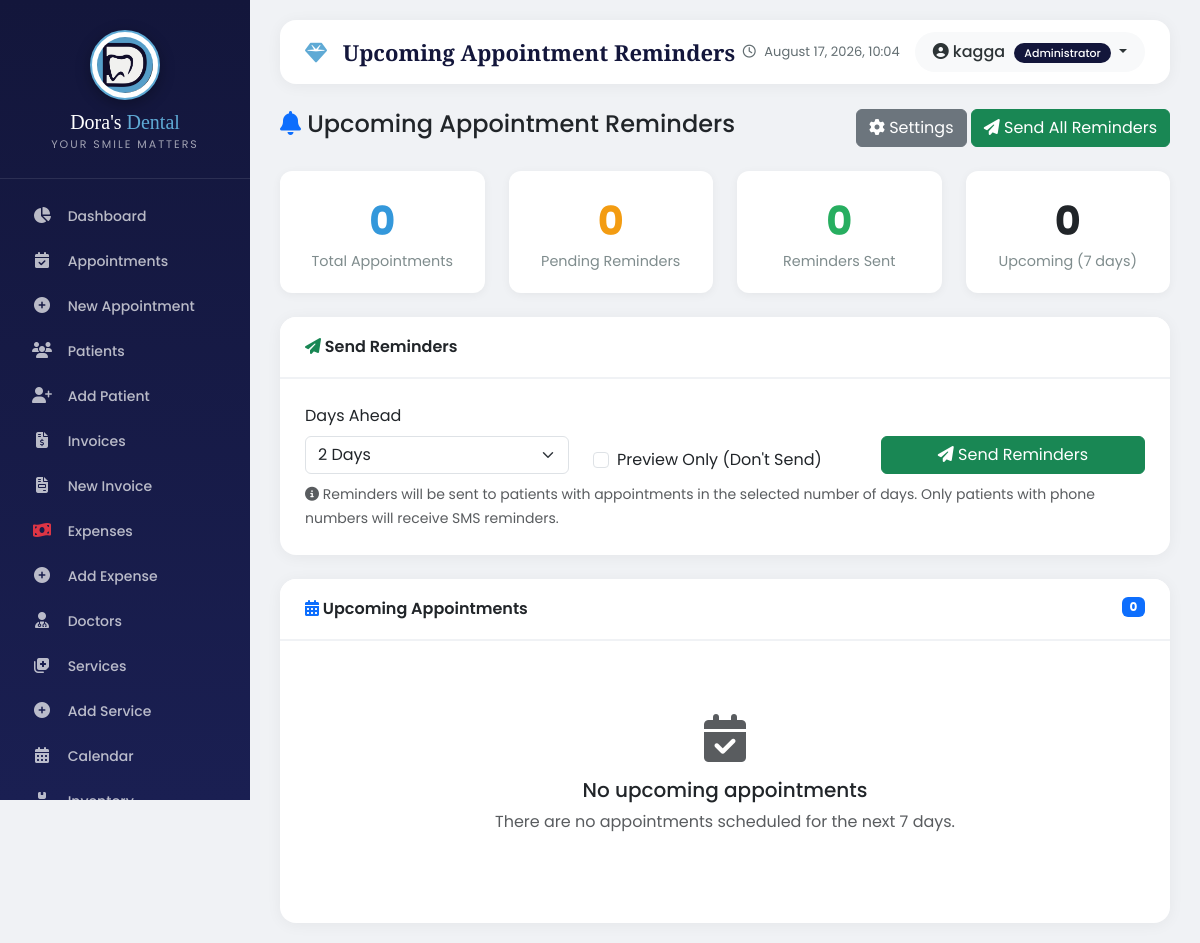
The page /notifications/upcoming-reminders/ (signed in) on the database as committed earlier.
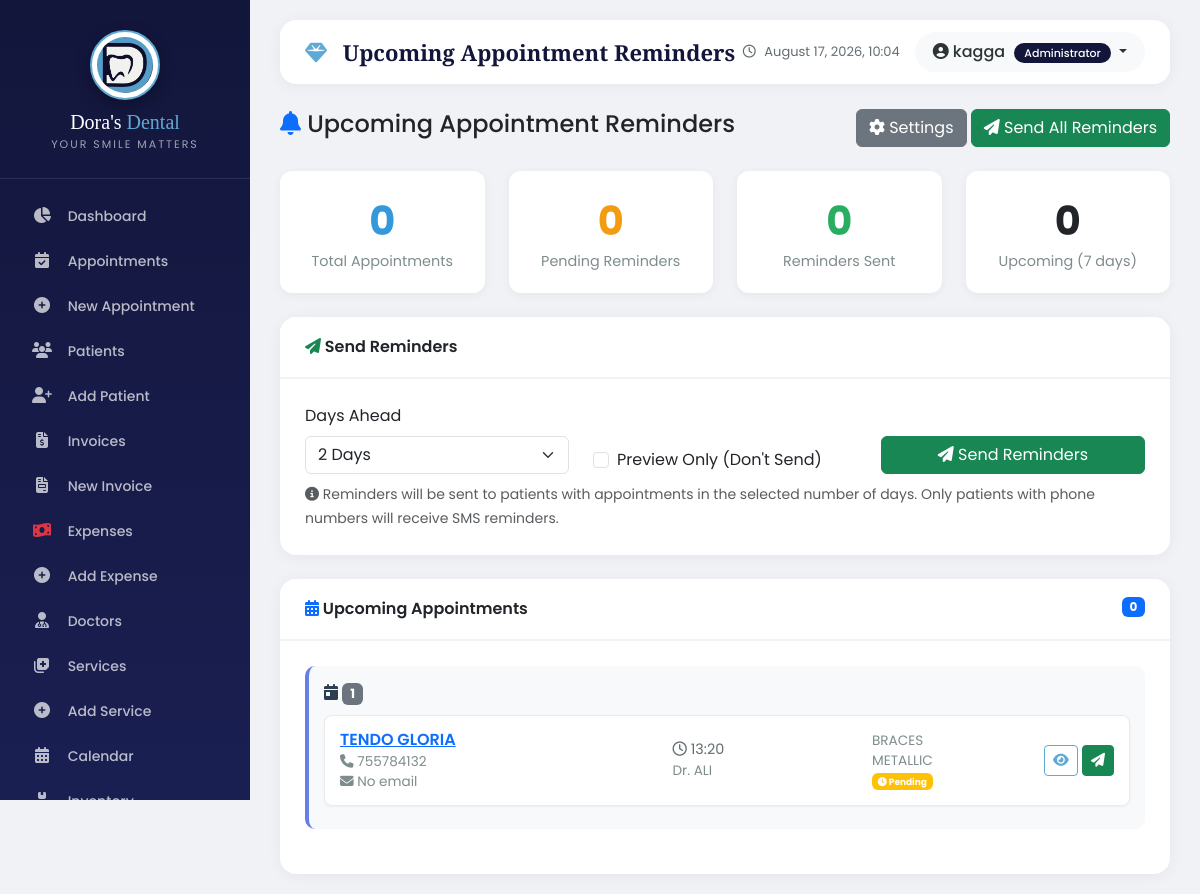
The same page on the database as committed later.
### appointments/models.py (models this page shows, shortened)
class Appointment(models.Model):
    STATUS_CHOICES = [
        ('scheduled', 'Scheduled'),
        ('checked_in', 'Checked In'),
        ('in_progress', 'In Progress'),
        ('completed', 'Completed'),
        ('cancelled', 'Cancelled'),
        ('no_show', 'No Show'),
    ]
    patient = models.ForeignKey(Patient, on_delete=models.CASCADE)
    doctor = models.ForeignKey(Doctor, on_delete=models.CASCADE)
    service = models.ForeignKey(Service, on_delete=models.CASCADE)
    appointment_date = models.DateField()
    appointment_time = models.TimeField()
    duration_minutes = models.IntegerField(default=30)
    status = models.CharField(max_length=20, choices=STATUS_CHOICES, default='scheduled')
    notes = models.TextField(blank=True, null=True)
    diagnosis = models.TextField(blank=True, null=True)
    consultation_notes = models.TextField(blank=True, null=True)
    treatment_plan = models.TextField(blank=True, null=True)
    prescription = models.TextField(blank=True, null=True)
    treatment_cost = models.DecimalField(max_digits=10, decimal_places=2, null=True, blank=True)
    referred_to = models.CharField(max_length=200, blank=True, null=True)
    follow_up_date = models.DateField(null=True, blank=True)
    follow_up_notes = models.TextField(blank=True, null=True)
    notification_email = models.EmailField(blank=True, null=True)
    notification_phone = models.CharField(max_length=20, blank=True, null=True)
    send_reminder = models.BooleanField(default=False)
    reminder_sent = models.BooleanField(default=False)
    created_at = models.DateTimeField(auto_now_add=True)
    updated_at = models.DateTimeField(auto_now=True)
    created_by = models.ForeignKey('auth.User', on_delete=models.SET_NULL, null=True, blank=True)
    class Meta:
        ordering = ['-appointment_date', '-appointment_time']

class Doctor(models.Model):
    name = models.CharField(max_length=100)
    specialization = models.CharField(max_length=100, blank=True)
    phone = models.CharField(max_length=20, blank=True)
    email = models.EmailField(blank=True)
    is_active = models.BooleanField(default=True)
    class Meta:
        ordering = ['name']

class Service(models.Model):
    name = models.CharField(max_length=100)
    description = models.TextField(blank=True)
    price = models.DecimalField(max_digits=10, decimal_places=2)
    duration_minutes = models.IntegerField(default=30)
    is_active = models.BooleanField(default=True)
    class Meta:
        ordering = ['name']

### patients/models.py (models this page shows, shortened)
class Patient(models.Model):
    GENDER_CHOICES = [
        ('M', 'Male'),
        ('F', 'Female'),
        ('O', 'Other'),
    ]
    first_name = models.CharField(max_length=100)
    last_name = models.CharField(max_length=100)
    date_of_birth = models.DateField(blank=True, null=True)
    age_years = models.IntegerField(blank=True, null=True, help_text="If date of birth is unknown, enter age in years")
    gender = models.CharField(max_length=1, choices=GENDER_CHOICES)
    profile_picture = models.ImageField(upload_to='patient_photos/', blank=True, null=True)
    phone = models.CharField(max_length=20)
    email = models.EmailField(blank=True, null=True)
    address = models.TextField(blank=True, null=True)
    next_of_kin = models.CharField(max_length=200, blank=True, null=True)
    next_of_kin_contact = models.CharField(max_length=20, blank=True, null=True)
    under_physician = models.CharField(max_length=3, blank=True, null=True, choices=[('yes', 'Yes'), ('no', 'No')])
    physician_details = models.TextField(blank=True, null=True)
    allergies = models.TextField(blank=True, null=True)
    current_medications = models.TextField(blank=True, null=True)
    reason_for_visit = models.TextField(blank=True, null=True)
    dental_discomfort = models.CharField(max_length=3, blank=True, null=True, choices=[('yes', 'Yes'), ('no', 'No')])
    discomfort_details = models.TextField(blank=True, null=True)
    last_dental_visit = models.DateField(blank=True, null=True)
    previous_surgery = models.CharField(max_length=3, blank=True, null=True, choices=[('yes', 'Yes'), ('no', 'No')])
    surgery_details = models.TextField(blank=True, null=True)
    registered_at = models.DateTimeField(auto_now_add=True)  # ✅ This is the fix!
    is_active = models.BooleanField(default=True)
    @property
    def full_name(self):
        return f"{self.first_name} {self.last_name}"
    @property
    def age(self):
        """Calculate age from date of birth or use age_years"""
        if self.date_of_birth:
            today = date.today()
            age = today.year - self.date_of_birth.year
            if (today.month, today.day) < (self.date_of_birth.month, self.date_of_birth.day):
                age -= 1
            return age
        return self.age_years
    class Meta:
        ordering = ['first_name', 'last_name']
        verbose_name = "Patient"
        verbose_name_plural = "Patients"

### notifications/views.py (the view, shortened to what this page needs)
# urls.py: path('upcoming-reminders/', views.send_upcoming_reminders, name='upcoming_reminders'),
@login_required
def send_upcoming_reminders(request):
    if request.user.profile.role not in ['admin', 'receptionist']:
        messages.error(request, 'Access denied. Admin or Receptionist only.')
        return redirect('core:dashboard')
    from django.utils import timezone
    from datetime import timedelta
    from appointments.models import Appointment
    today = timezone.now().date()
    upcoming_appointments = Appointment.objects.filter(
        appointment_date__gte=today,
        appointment_date__lte=today + timedelta(days=7),
        status__in=['scheduled', 'checked_in']
    ).select_related('patient', 'doctor', 'service').order_by('appointment_date')
    appointments_by_date = {}
    for appt in upcoming_appointments:
        date_str = appt.appointment_date.strftime('%Y-%m-%d')
        if date_str not in appointments_by_date:
            appointments_by_date[date_str] = []
        appointments_by_date[date_str].append(appt)
    context = {
        'appointments_by_date': appointments_by_date,
        'today': today,
    }
    return render(request, 'notifications/upcoming_reminders.html', context)

### core/models.py (called while the page is built)
    @classmethod
    def get_settings(cls):
        settings, created = cls.objects.get_or_create(id=1)
        return settings

### templates/notifications/upcoming_reminders.html (shortened to what the changed rows need)
{% extends 'base.html' %}
{% load static %}
{% load humanize %}
{% block content %}
<div class="card">
    <div class="card-body">
        {% if appointments_by_date %}
            {% for date_str, appointments in appointments_by_date.items %}
                <div class="date-group">
                    <div class="date-header">
                        <i class="fas fa-calendar-day"></i>
                        <span class="badge bg-secondary">{{ appointments|length }}</span>
                    </div>
                    {% for appt in appointments %}
                        <div class="appointment-item">
                            <div class="row align-items-center">
                                <div class="col-md-5">
                                    <div class="patient-name">
                                        <a href="{% url 'appointments:detail' appt.pk %}">
                                            {{ appt.patient.full_name }}
                                        </a>
                                    </div>
                                    <div class="appointment-details">
                                        <i class="fas fa-phone"></i> {{ appt.patient.phone|default:"No phone" }}
                                        <br>
                                        <i class="fas fa-envelope"></i> {{ appt.patient.email|default:"No email" }}
                                    </div>
                                </div>
                                <div class="col-md-3">
                                    <div class="appointment-time">
                                        <i class="far fa-clock"></i> {{ appt.appointment_time|time:"H:i" }}
                                    </div>
                                    <div class="appointment-details">
                                        Dr. {{ appt.doctor.name }}
                                    </div>
                                </div>
                                <div class="col-md-2">
                                    <div class="appointment-details">
                                        {{ appt.service.name }}
                                    </div>
                                    <div class="reminder-status">
                                        {% if appt.reminder_sent %}
                                            <span class="badge bg-success">
                                                <i class="fas fa-check"></i> Sent
                                            </span>
                                        {% else %}
                                            <span class="badge bg-warning">
                                                <i class="fas fa-clock"></i> Pending
                                            </span>
                                        {% endif %}
                                    </div>
                                </div>
                                <div class="col-md-2 text-end">
                                    <a href="{% url 'appointments:detail' appt.pk %}" class="btn btn-sm btn-outline-primary">
                                        <i class="fas fa-eye"></i>
                                    </a>
                                    {% if not appt.reminder_sent %}
                                        <button class="btn btn-sm btn-success" onclick="sendSingleReminder({{ appt.pk }})">
                                            <i class="fas fa-paper-plane"></i>
                                        </button>
                                    {% endif %}
                                </div>
                            </div>
                        </div>
                    {% endfor %}
                </div>
            {% endfor %}
        {% else %}
            <div class="text-center py-5">
                <i class="fas fa-calendar-check fa-3x text-muted mb-3"></i>
                <h5>No upcoming appointments</h5>
                <p class="text-muted">There are no appointments scheduled for the next 7 days.</p>
            </div>
        {% endif %}
    </div>
</div>
{% endblock %}

Rows that differ between the two databases and show on the page:
added Appointment: appointments "1", patient.full_name "TENDO GLORIA", patient.phone "755784132", patient.email "No email", appointment_time "13:20", doctor.name "ALI", service.name "BRACES METALLIC", reminder_sent False (drawn)
Other text that changed with them:
text no longer shown: "No upcoming appointments There are no appointments scheduled for the next 7 days."
